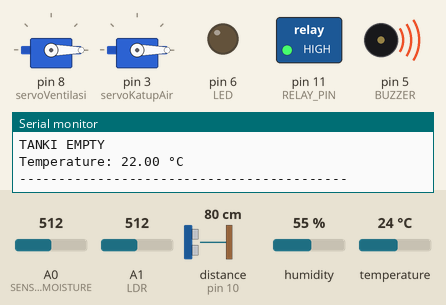
This sketch was run on a simulated Arduino Uno, built with avr-gcc and run on an emulated ATmega328P. Shown: 2 × servo, switched loads named in the sketch (green lamp = pin HIGH), output pins drawn as LEDs (lit = HIGH), buzzer (waves = sounding, pin HIGH), the last lines printed to the serial monitor. Inputs (shaded band) come from the test bench; at power-on: temperature 24 °C, A1 (LDR) = 512, A0 (SENSOR_MOISTURE) = 512, distance to the obstacle (sensor on pin 10) 80 cm, humidity 55 %. The echo pulse lasts 58.3 µs per cm.

Above: at 7.9 s.
8.0 s: temperature set to 36.2 °C
20.4 s: temperature set to 37.8 °C
At 27.8 s:
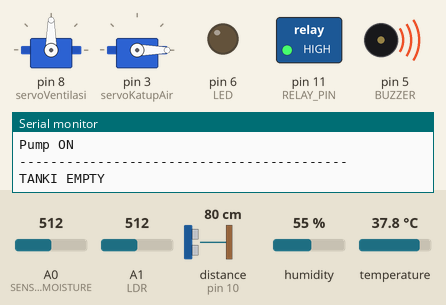
28.4 s: A1 (LDR) set to 486
At 34.5 s:
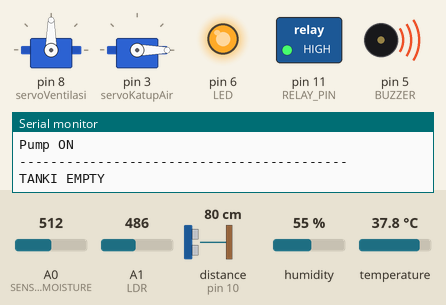
36.4 s: A0 (SENSOR_MOISTURE) set to 705
49.1 s: A0 (SENSOR_MOISTURE) set to 734
At 55.8 s:
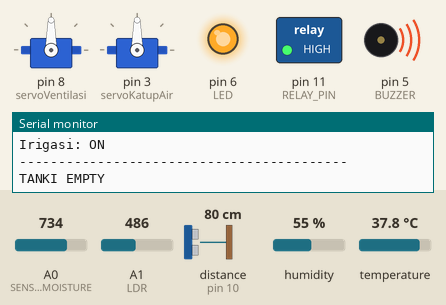
57.1 s: distance to the obstacle (sensor on pin 10) set to 9 cm
At 63.5 s:
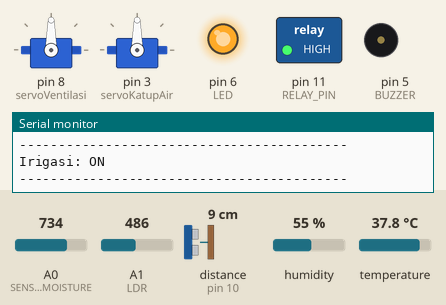
Timing chart, 0 to 65.0 s (numbered marks = the images above; inputs shaded):
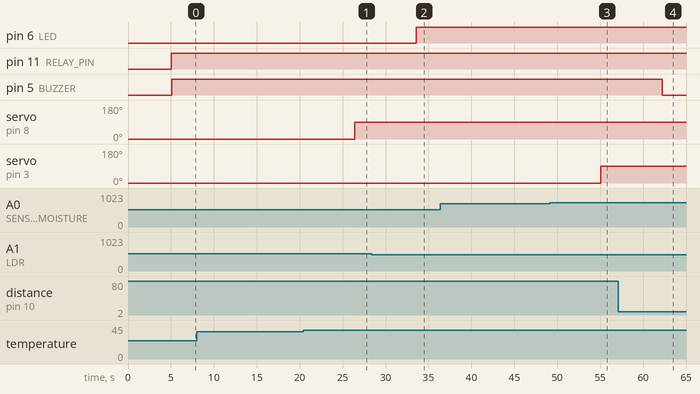

Measured:
- the behaviour switches between 37 and 37.1 °C on temperature (found by bisection; images 0 and 1)
- the behaviour switches between 500 and 499 on A1 (LDR) (found by bisection; images 1 and 2)
- the behaviour switches between 716 and 717 on A0 (SENSOR_MOISTURE) (found by bisection; images 2 and 3)
- after the input at 20.4 s, servo on pin 8 (servoVentilasi): 0° → 90° after 6.0 s
- after the input at 28.4 s, pin 6 (LED): LOW → HIGH after 5.2 s
- after the input at 49.1 s, servo on pin 3 (servoKatupAir): 0° → 90° after 6.0 s
- after the input at 57.1 s, pin 5 (BUZZER): HIGH → LOW after 5.2 s

The sketch:

clean-kode-fix-arduino.ino
```cpp
// #include <Adafruit_Sensor.h>
#include <NewPing.h>
#include <DHT.h>
#include <Servo.h>

// pin arduino inisial
#define DHTPIN 4
#define LDR A1
#define LED 6
#define DHTTYPE DHT22
#define TRIGPIN 9
#define ECHOPIN 10
#define SENSOR_MOISTURE A0
#define BUZZER 5
#define RELAY_PIN 11

// Konstan Variable global
const float tankiEmptyLevel = 5.0;
const float tankiFullLevel = 20.0;
const float batasKelembapanTanah = 70.00; //Batas nilai ADC kelembapan tanah
bool emergency = false;

// object deklarasi
DHT dht(DHTPIN, DHTTYPE);
Servo servoVentilasi;
Servo servoKatupAir;
NewPing sonar(TRIGPIN, ECHOPIN, 30);

void setup() {
  Serial.begin(9600);
  dht.begin();

  // pinMode Aktuator
  servoVentilasi.attach(8);
  servoKatupAir.attach(3);
  pinMode(RELAY_PIN, OUTPUT);
  pinMode(LED, OUTPUT);
  pinMode(BUZZER, OUTPUT);

  digitalWrite(RELAY_PIN, LOW);
  digitalWrite(LED,LOW);
  digitalWrite(BUZZER, LOW);
  servoVentilasi.write(0);
  servoKatupAir.write(0);
}

void loop() {
  int lightValue = analogRead(LDR);
  int valMoisture = analogRead(SENSOR_MOISTURE);
  float persentaseKelembapan = (100 - ((valMoisture/1023.00) * 100));
  float temp = dht.readTemperature() - 2.0;
  float humi = dht.readHumidity();
  int levelAir = sonar.ping_cm();

  if(!isnan(temp) && !isnan(humi)) {
    displaySensorData(temp, humi, levelAir, persentaseKelembapan, lightValue);
    kontrolVentilasi(temp);
    kontrolLed(lightValue);
    kontrolPump(levelAir);
    kontrolIrigasi(persentaseKelembapan);
    cekEmergency(temp, persentaseKelembapan, levelAir);
  } else {
    Serial.println("Sensor Error!");
  }
  delay(2000);
}

// void displaySensorData
void displaySensorData(float t, float h, float w, int adc, int l) {
  Serial.print("Temperature: ");
  Serial.print(t);
  Serial.println(" °C");
  Serial.println("------------------------------------------");
  delay(1000);

  Serial.print("Humidity: ");
  Serial.print(h);
  Serial.println(" %");
  Serial.println("------------------------------------------");
  delay(1000);

  Serial.print("Water Level: ");
  Serial.print(w);
  Serial.println(" cm");
  Serial.println("------------------------------------------");
  delay(1000);

  Serial.print("Nilai ADC: ");
  Serial.print(adc);
  Serial.println(" #");
  Serial.println("------------------------------------------");
  delay(1000);

  Serial.print("LUX LDR: ");
  Serial.print(l);
  Serial.println(" Lux");
  Serial.println("------------------------------------------");
  delay(1000);
}

// void kontrolVentilasi
void kontrolVentilasi(float t) {
  if(t > 35.0) {
    servoVentilasi.write(90);
    Serial.println("Ventilasi Open");
    Serial.println("------------------------------------------");
  } else {
    servoVentilasi.write(0);
    Serial.println("Ventilasi Close");
    Serial.println("------------------------------------------");
  }
}

// void kontrolLed
void kontrolLed(int cahaya) {
  if(cahaya < 500) {
    digitalWrite(LED, HIGH);
    Serial.println("LED: ON");
    Serial.println("------------------------------------------");
  } else {
    digitalWrite(LED, LOW);
    Serial.println("LED: OFF");
    Serial.println("------------------------------------------");
  }
}

// void kontrolPump
void kontrolPump(float w) {
  if(w < tankiEmptyLevel) {
    digitalWrite(RELAY_PIN, HIGH);
    Serial.println("Pump ON");
    Serial.println("------------------------------------------");
  } else if(w > tankiFullLevel) {
    digitalWrite(RELAY_PIN, LOW);
    Serial.println("Pump OFF");
    Serial.println("------------------------------------------");
  }
}

// void kontrolIrigasi
void kontrolIrigasi(float adc) {
  if(adc < 30.00) {
    servoKatupAir.write(90);
    Serial.println("Irigasi: ON");
    Serial.println("------------------------------------------");
  } else if(adc > batasKelembapanTanah) {
    servoKatupAir.write(0);
    Serial.println("Irigasi :OFF");
    Serial.println("------------------------------------------");
  }
}

// void cekEmergency
void cekEmergency(float t, int adc, float w) {
  if(t > 38.00 || adc > 200 || w > tankiFullLevel || w < tankiEmptyLevel) {
    digitalWrite(BUZZER, HIGH);
    emergency = true;

    if(t > 38.00) Serial.println("SUHU PANAS");
    if(adc > 700) Serial.println("TANAH KERING");
    if(w > tankiFullLevel) Serial.println("TANKI LUBER");
    if(w < tankiEmptyLevel) Serial.println("TANKI EMPTY");
  } else {
    digitalWrite(BUZZER, LOW);
    if(emergency) emergency = false;
  }
}
```
